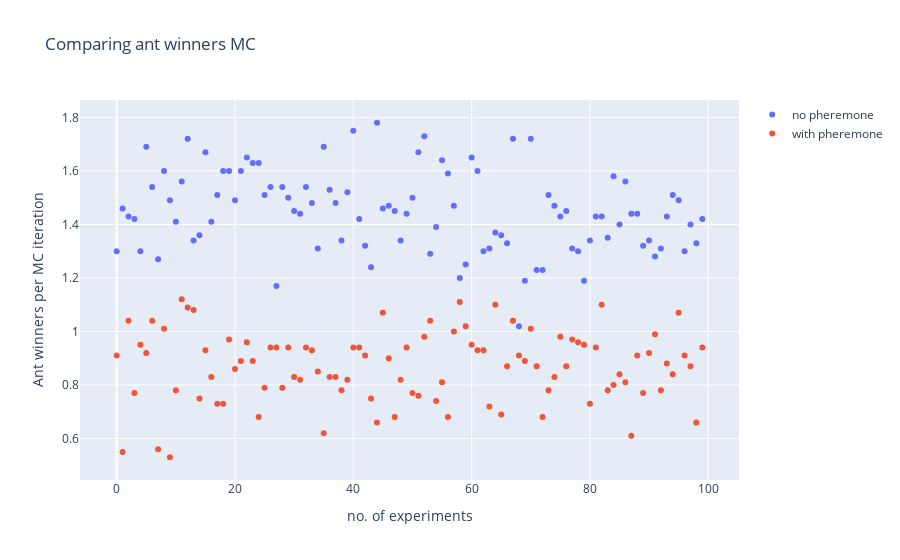

The notebook cell saved with this chart:
### Code cell
fig = go.Figure()
x_axis = list(range(num_points))

fig.add_trace(go.Scatter(x=x_axis, y=ant_winner_list_mc,
                    mode='markers',
                    name='no pheremone'))
fig.add_trace(go.Scatter(x=x_axis, y=ant_winner_list_opt_mc,
                    mode='markers',
                    name='with pheremone'))
fig.update_layout(title='Comparing ant winners MC',
                   xaxis_title='no. of experiments',
                   yaxis_title='Ant winners per MC iteration')
fig.show()
print("Mean ant winner without pheremone: ", statistics.mean(ant_winner_list_mc))
print("Median ant winner without pheremone: ", statistics.median(ant_winner_list_mc))
print("Mean ant winner with pheremone: ", statistics.mean(ant_winner_list_opt_mc))
print("Median ant winner with pheremone: ", statistics.median(ant_winner_list_opt_mc))

### Figure 1 — Plotly figure (JSON) as saved in the notebook; plotly's stock layout.template omitted (floating-point values rounded to 4 significant figures)
{"data": [{"mode": "markers", "name": "no pheremone", "type": "scatter", "x": [0, 1, 2, 3, 4, 5, 6, 7, 8, 9, 10, 11, 12, 13, 14, 15, 16, 17, 18, 19, 20, 21, 22, 23, 24, 25, 26, 27, 28, 29, 30, 31, 32, 33, 34, 35, 36, 37, 38, 39, 40, 41, 42, 43, 44, 45, 46, 47, 48, 49, 50, 51, 52, 53, 54, 55, 56, 57, 58, 59, 60, 61, 62, 63, 64, 65, 66, 67, 68, 69, 70, 71, 72, 73, 74, 75, 76, 77, 78, 79, 80, 81, 82, 83, 84, 85, 86, 87, 88, 89, 90, 91, 92, 93, 94, 95, 96, 97, 98, 99], "y": [1.3, 1.46, 1.43, 1.42, 1.3, 1.69, 1.54, 1.27, 1.6, 1.49, 1.41, 1.56, 1.72, 1.34, 1.36, 1.67, 1.41, 1.51, 1.6, 1.6, 1.49, 1.6, 1.65, 1.63, 1.63, 1.51, 1.54, 1.17, 1.54, 1.5, 1.45, 1.44, 1.54, 1.48, 1.31, 1.69, 1.53, 1.48, 1.34, 1.52, 1.75, 1.42, 1.32, 1.24, 1.78, 1.46, 1.47, 1.45, 1.34, 1.44, 1.5, 1.67, 1.73, 1.29, 1.39, 1.64, 1.59, 1.47, 1.2, 1.25, 1.65, 1.6, 1.3, 1.31, 1.37, 1.36, 1.33, 1.72, 1.02, 1.19, 1.72, 1.23, 1.23, 1.51, 1.47, 1.43, 1.45, 1.31, 1.3, 1.19, 1.34, 1.43, 1.43, 1.35, 1.58, 1.4, 1.56, 1.44, 1.44, 1.32, 1.34, 1.28, 1.31, 1.43, 1.51, 1.49, 1.3, 1.4, 1.33, 1.42]}, {"mode": "markers", "name": "with pheremone", "type": "scatter", "x": [0, 1, 2, 3, 4, 5, 6, 7, 8, 9, 10, 11, 12, 13, 14, 15, 16, 17, 18, 19, 20, 21, 22, 23, 24, 25, 26, 27, 28, 29, 30, 31, 32, 33, 34, 35, 36, 37, 38, 39, 40, 41, 42, 43, 44, 45, 46, 47, 48, 49, 50, 51, 52, 53, 54, 55, 56, 57, 58, 59, 60, 61, 62, 63, 64, 65, 66, 67, 68, 69, 70, 71, 72, 73, 74, 75, 76, 77, 78, 79, 80, 81, 82, 83, 84, 85, 86, 87, 88, 89, 90, 91, 92, 93, 94, 95, 96, 97, 98, 99], "y": [0.91, 0.55, 1.04, 0.77, 0.95, 0.92, 1.04, 0.56, 1.01, 0.53, 0.78, 1.12, 1.09, 1.08, 0.75, 0.93, 0.83, 0.73, 0.73, 0.97, 0.86, 0.89, 0.96, 0.89, 0.68, 0.79, 0.94, 0.94, 0.79, 0.94, 0.83, 0.82, 0.94, 0.93, 0.85, 0.62, 0.83, 0.83, 0.78, 0.82, 0.94, 0.94, 0.91, 0.75, 0.66, 1.07, 0.9, 0.68, 0.82, 0.94, 0.77, 0.76, 0.98, 1.04, 0.74, 0.81, 0.68, 1, 1.11, 1.02, 0.95, 0.93, 0.93, 0.72, 1.1, 0.69, 0.87, 1.04, 0.91, 0.89, 1.01, 0.87, 0.68, 0.78, 0.83, 0.98, 0.87, 0.97, 0.96, 0.95, 0.73, 0.94, 1.1, 0.78, 0.8, 0.84, 0.81, 0.61, 0.91, 0.77, 0.92, 0.99, 0.78, 0.88, 0.84, 1.07, 0.91, 0.87, 0.66, 0.94]}], "layout": {"title": {"text": "Comparing ant winners MC"}, "xaxis": {"title": {"text": "no. of experiments"}}, "yaxis": {"title": {"text": "Ant winners per MC iteration"}}}}
